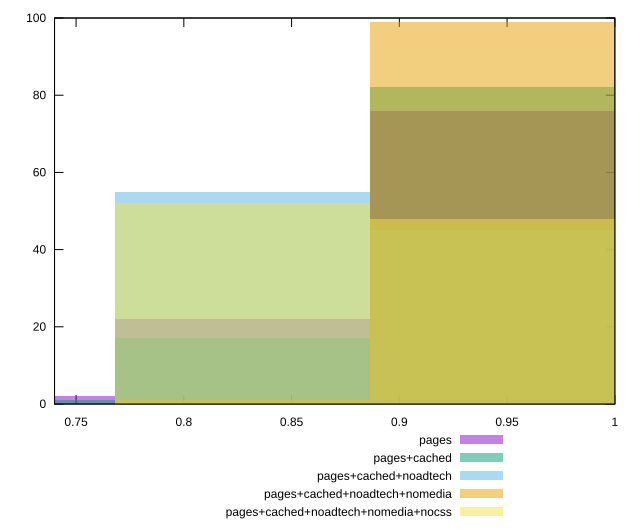

The script that saved this image:
reset

$pages <<EOF
0.9455879773528235 76
0.8273894801837206 22
0.7091909830146177 2
EOF

$pagesCached <<EOF
0.9455879773528235 82
0.8273894801837206 17
0.7091909830146177 1
EOF

$pagesCachedNoadtech <<EOF
0.8273894801837206 55
0.9455879773528235 45
EOF

$pagesCachedNoadtechNomedia <<EOF
0.9455879773528235 99
0.8273894801837206 1
EOF

$pagesCachedNoadtechNomediaNocss <<EOF
0.9455879773528235 48
0.8273894801837206 52
EOF

set key outside below
set boxwidth 0.11819849716910294
set xrange [0.74:1]
set yrange [0:100]
set trange [0:100]
set style fill transparent solid 0.5 noborder
set terminal svg size 640, 530 enhanced background rgb 'white'
set output "report_00013_2021-02-09T12-04-24.940Z/unminified-javascript/comparison/histogram/all_score.svg"

plot $pages title "pages" with boxes, \
     $pagesCached title "pages+cached" with boxes, \
     $pagesCachedNoadtech title "pages+cached+noadtech" with boxes, \
     $pagesCachedNoadtechNomedia title "pages+cached+noadtech+nomedia" with boxes, \
     $pagesCachedNoadtechNomediaNocss title "pages+cached+noadtech+nomedia+nocss" with boxes

reset
